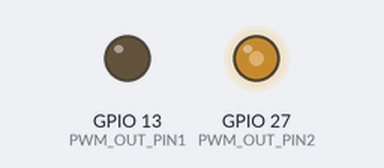
Bench run of a sketch on a simulated ESP32. Parts: output pins drawn as LEDs (lit = HIGH). What the sketch prints to the serial monitor is not drawn.

Above: at 0.1 s.
Timing chart, 0 to 1.6 s (numbered marks = the images above):
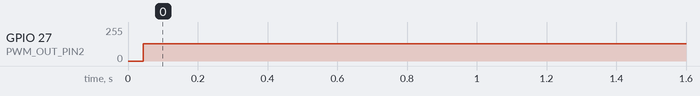

The sketch:

board2_2.ino
```cpp
#include "esp_task_wdt.h"
#include "freertos/FreeRTOS.h"


#define PWM_OUT_PIN1 13   // 输出方波的引脚
// #define PWM_IN_PIN  25   // 作为输入的引脚，检测方波
#define PWM_OUT_PIN2 27   // 输出方波的引脚


#define MIN_FREQ1    666
#define MAX_FREQ1    1000
#define STEP1        1
#define MIN_FREQ2    833
#define MAX_FREQ2    1500
#define STEP2        1
#define CHANGE_INTERVAL 10  // 每隔10ms改变1Hz

// 用于方波生成
volatile bool state1,state2 = false;
unsigned long lastToggleTime1,lastToggleTime2 = 0;
unsigned long halfPeriodUs1 = 1000000 / (2 * MIN_FREQ1);
unsigned long halfPeriodUs2 = 1000000 / (2 * MIN_FREQ2);
int current_freq1 = MIN_FREQ1;
int current_freq2 = MIN_FREQ2;
bool increasing1,increasing2 = true;
static unsigned long lastFreqUpdate1, lastFreqUpdate2 = 0;


void task1(void* params){
  while (1){
   unsigned long now = micros();


    if (now - lastToggleTime1 >= halfPeriodUs1) {
        state1 = !state1;
        digitalWrite(PWM_OUT_PIN1, state1);
        lastToggleTime1 = now;
    }


    if (millis() - lastFreqUpdate1 >= CHANGE_INTERVAL) {
        lastFreqUpdate1 = millis();

        if (increasing1) {
            current_freq1 += STEP1;
            if (current_freq1 >= MAX_FREQ1) increasing1 = false;
        } else {
            current_freq1 -= STEP1;
            if (current_freq1 <= MIN_FREQ1) increasing1 = true;
        }
        halfPeriodUs1 = 1000000 / (2 * current_freq1);
    }else{
      taskYIELD();
    }

  }

}


// void task2(void* params){
  void task2(){
  while (1){
  //  Serial.println("start....");
   unsigned long now = micros();

    // === 1. 产生50%占空比方波 ===
    if (now - lastToggleTime2 >= halfPeriodUs2) {
        state2 = !state2;
        digitalWrite(PWM_OUT_PIN2, state2);
        lastToggleTime2 = now;
    }


    if (millis() - lastFreqUpdate2 >= CHANGE_INTERVAL) {
        lastFreqUpdate2 = millis();

        if (increasing2) {
            current_freq2 += STEP2;
            if (current_freq2 >= MAX_FREQ2) increasing2 = false;
        } else {
            current_freq2 -= STEP2;
            if (current_freq2 <= MIN_FREQ2) increasing2 = true;
        }

        // 重新计算半周期
        halfPeriodUs2 = 1000000 / (2 * current_freq2);
        Serial.println(halfPeriodUs2);
        // vTaskDelay(pdMs_TO_TICKS(1));
        // vTaskDelay(pdMS_TO_TICKS(1));
        // esp_task_wdt_reset();
        // yield();

    }
  }
}


void setup() {
    pinMode(PWM_OUT_PIN1, OUTPUT);
    digitalWrite(PWM_OUT_PIN1, LOW);
     pinMode(PWM_OUT_PIN2, OUTPUT);

    digitalWrite(PWM_OUT_PIN2, LOW);
    Serial.begin(115200);

    // xTaskCreatePinnedToCore(task2, "task2", 2048, NULL, 1, NULL, 0);
    // xTaskCreatePinnedToCore(task1, "task1", 2048, NULL, 1, NULL, 0);

}


void loop() {
  task2();
    // unsigned long now = micros();

    // // === 1. 产生50%占空比方波 ===
    // if (now - lastToggleTime >= halfPeriodUs) {
    //     state = !state;
    //     digitalWrite(PWM_OUT_PIN, state);
    //     lastToggleTime = now;
    // }

    // // === 2. 频率在500 ~ 1000Hz之间来回变化 ===
    // static unsigned long lastFreqUpdate = 0;
    // if (millis() - lastFreqUpdate >= CHANGE_INTERVAL) {
    //     lastFreqUpdate = millis();

    //     if (increasing) {
    //         current_freq += STEP;
    //         if (current_freq >= MAX_FREQ) increasing = false;
    //     } else {
    //         current_freq -= STEP;
    //         if (current_freq <= MIN_FREQ) increasing = true;
    //     }

    //     // 重新计算半周期
    //     halfPeriodUs = 1000000 / (2 * current_freq);
    // }

    // // === 3. 在输入引脚上检测方波实际周期 ===
    // static bool last_input_state = LOW;
    // bool input_state = digitalRead(PWM_IN_PIN);

    // // 检测上升沿
    // if (input_state == HIGH && last_input_state == LOW) {
    //     unsigned long now_edge = micros();
    //     unsigned long period = now_edge - lastEdgeTime;
    //     lastEdgeTime = now_edge;
    //     if (period > 0) {
    //         measured_freq = 1000000UL / period;  // 计算测得的频率
    //     }
    // }
    // last_input_state = input_state;

    // // === 4. 每500ms 打印一次 ===
    // if (millis() - lastMeasureTime >= 500) {
    //     lastMeasureTime = millis();
    //     Serial.print("Target Frequency: ");
    //     Serial.print(current_freq);
    //     Serial.print(" Hz | Measured Frequency (on PIN ");
    //     Serial.print(PWM_IN_PIN);
    //     Serial.print("): ");
    //     Serial.print(measured_freq);
    //     Serial.println(" Hz");
    // }
}
```

Measured:
- by itself, GPIO 27 (PWM_OUT_PIN2): 0/255 → 128/255 at 0.04 s
